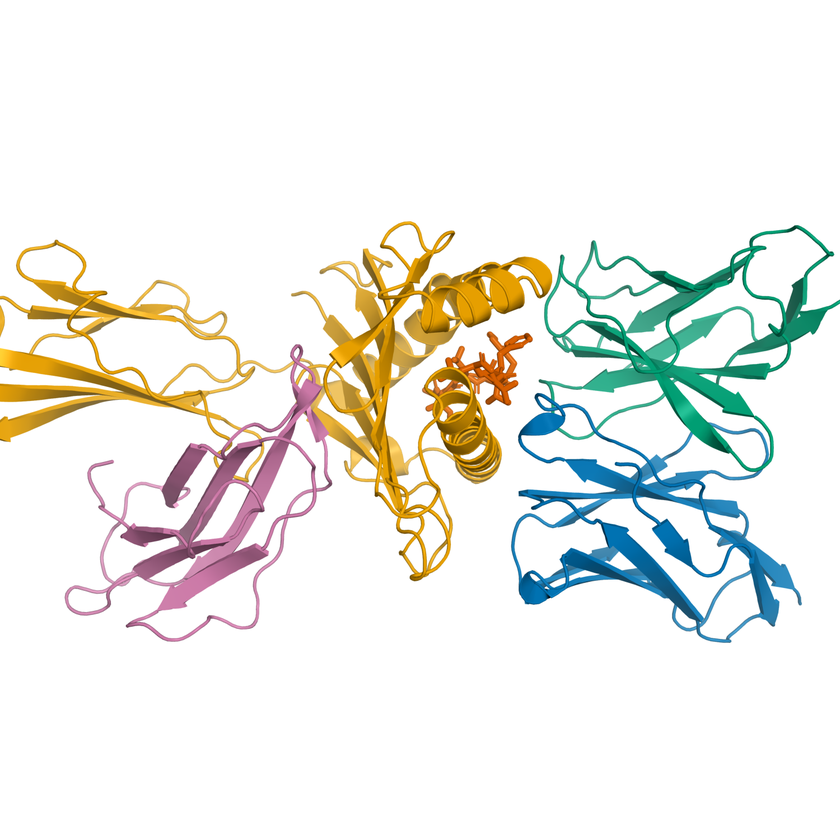
#> input picture paper/figures/_struct_view1.png, 840 x 840 px, shrunk from 1500 x 1500 before the run, found by its file name
$ python plot_structure_3d.py
#> lines starting #> are read from the running program, lines starting #| are printed output that depends on the picture; after the words box and inside, x2 and y2 are one past the last pixel; in counts of white or black regions, pixels touching at a corner belong together
### science/scripts/figstyle.py
"""Shared figure style for the paper. One source of truth for palette, type, and
output, so every panel is visually uniform.

Conventions enforced here (they answer the review requirements directly):
  * no figure titles: panels carry a bold "(a)" tag only, never a claim;
  * no result text baked into a figure: interpretation lives in the caption;
  * one Okabe-Ito colorblind-safe palette, assigned by role, never cycled;
  * vector output: every figure is written as PDF (for the manuscript) and PNG
    (for quick view), from the committed CSVs, no GPU.

Import and use:
    from figstyle import PALETTE, SURFACE, panel_label, save, apply
    apply()
    ...
    save(fig, "fig3_retrieval")
"""
from __future__ import annotations
from pathlib import Path

import matplotlib

matplotlib.use("Agg")
import matplotlib.pyplot as plt

ROOT = Path(__file__).resolve().parent.parent
DATA = ROOT / "paper/data"
FIGS = ROOT / "paper/figures"

# Okabe-Ito, validated CVD-safe (scripts checked with the dataviz palette checker).
PALETTE = {
    "blue": "#0072B2",     # TCR alpha / raw / primary series
    "green": "#009E73",    # TCR beta / peptide-identity / "yes" axis
    "orange": "#D55E00",   # de-leaked / cognate / held-out / "the finding"
    "amber": "#E69F00",    # MHC heavy chain
    "pink": "#CC79A7",     # beta-2 microglobulin
    "grey": "#9A9A9A",     # residual / control / sequence baseline
    "gridline": "#DDDDDD",
    "ink": "#333333",
    "mute": "#777777",
}
SURFACE = "#FCFCFB"

# Structure chain colors (match the PyMOL renders and the Fig 1 legend).
CHAIN = {"A": "#0072B2", "B": "#009E73", "C": "#E69F00", "D": "#CC79A7", "E": "#D55E00"}


def apply() -> None:
    """Global rcParams so type and lines are identical across figures."""
    plt.rcParams.update({
        "figure.facecolor": SURFACE,
        "axes.facecolor": SURFACE,
        "savefig.facecolor": SURFACE,
        "font.family": "DejaVu Sans",
        "font.size": 9.5,
        "axes.titlesize": 10.5,
        "axes.labelsize": 10,
        "xtick.labelsize": 9,
        "ytick.labelsize": 9,
        "legend.fontsize": 9,
        "axes.linewidth": 0.9,
        "axes.edgecolor": PALETTE["ink"],
        "xtick.color": PALETTE["ink"],
        "ytick.color": PALETTE["ink"],
        "axes.labelcolor": PALETTE["ink"],
        "text.color": PALETTE["ink"],
        "pdf.fonttype": 42,   # embed real TrueType glyphs, not Type-3 outlines
        "ps.fonttype": 42,
    })


def despine(ax) -> None:
    for s in ("top", "right"):
        ax.spines[s].set_visible(False)


# [4 lines left out: function panel_label, not called in this run]


def save(fig, stem: str) -> None:
    """Write both PDF (manuscript, vector) and PNG (quick view) into paper/figures."""
    FIGS.mkdir(parents=True, exist_ok=True)
    for ext, dpi in ((".pdf", None), (".png", 200)):
        fig.savefig(FIGS / f"{stem}{ext}", dpi=dpi, facecolor=SURFACE, bbox_inches="tight")
    print(f"wrote {FIGS / stem}.pdf + .png")

### scripts/plot_structure_3d.py
"""Fig 1: "the system" - what a TCR-pMHC complex is and how the pipeline builds one.

Five-panel orientation figure. (a) is a matplotlib pipeline schematic (no
rendered structure needed). (b)-(d) embed the PyMOL ray-traced renders from
scripts/render_structure_pymol.py (never re-run PyMOL here), autocropped and
annotated with short text + leader lines pointing at named features. (e) is a
compact schematic of the two specificity axes the rest of the paper measures
(presentation, recognition). No title, no interpretation: the reading lives
in the caption.

Usage: python scripts/plot_structure_3d.py
"""
from __future__ import annotations
import sys
from pathlib import Path

sys.path.insert(0, str(Path(__file__).resolve().parent))
import numpy as np
import matplotlib.pyplot as plt
from matplotlib.patches import FancyArrowPatch, FancyBboxPatch, Ellipse
from figstyle import PALETTE, CHAIN, SURFACE, FIGS, apply, save

V1 = FIGS / "_struct_view1.png"
V2 = FIGS / "_struct_view2.png"
VI = FIGS / "_interface_flu.png"


def _autocrop(img, pad=12):
    rgb = img[..., :3] if img.shape[-1] == 4 else img
    mask = (rgb < 0.97).any(-1)
    if not mask.any():
        return img
    ys, xs = np.where(mask)
    y0, y1 = max(ys.min() - pad, 0), min(ys.max() + pad, img.shape[0])
    x0, x1 = max(xs.min() - pad, 0), min(xs.max() + pad, img.shape[1])
    return img[y0:y1, x0:x1]


def _show_with_margin(ax, path, left=0.06, right=0.06, top=0.06, bottom=0.06):
    """Autocrop, then reserve blank (SURFACE-colored) margin around the image
    on each side so annotation text has somewhere to sit that is not on top
    of ribbon. Returns (w, h) of the cropped image in data/pixel coords, with
    y increasing downward (matplotlib image convention)."""
    img = _autocrop(plt.imread(path))
    h, w = img.shape[0], img.shape[1]
    ax.imshow(img, extent=[0, w, h, 0], zorder=2)
    ax.set_xlim(-left * w, w * (1 + right))
    ax.set_ylim(h * (1 + bottom), -top * h)
    # keep the axes' physical box == the full gridspec cell (so panel labels
    # and neighbouring panels line up), and let the *data limits* absorb the
    # aspect correction instead of shrinking/recentering the box.
    ax.set_aspect("equal", adjustable="datalim")
    ax.set_facecolor(SURFACE)
    ax.axis("off")
    return w, h


def _leader(ax, text, xy, xytext, color=PALETTE["ink"], ha="center", va="center"):
    ax.annotate(
        text, xy=xy, xycoords="data", xytext=xytext, textcoords="data",
        fontsize=7.8, color=color, ha=ha, va=va, zorder=3,
        arrowprops=dict(arrowstyle="-", lw=0.8, color=color, shrinkA=0, shrinkB=3),
    )


# ---------------------------------------------------------------- (a) pipeline
STAGES = [
    "10x TCR\nrepertoire",
    "annotate\n(TCRdist +\nleakage guard)",
    "build\nTCR-pMHC",
    "fold\n(Protenix,\n5 seeds)",
    "QC\n(scramble\nmargin)",
]


def _panel_a(ax):
    n = len(STAGES)
    xs = np.linspace(0.5, n - 0.5, n)
    box_w, box_h = 0.86, 0.82
    y = 0.5
    for x, label in zip(xs, STAGES):
        box = FancyBboxPatch(
            (x - box_w / 2, y - box_h / 2), box_w, box_h,
            boxstyle="round,pad=0.02,rounding_size=0.08",
            linewidth=1.3, edgecolor=PALETTE["blue"], facecolor=SURFACE, zorder=2,
        )
        ax.add_patch(box)
        ax.text(x, y, label, ha="center", va="center", fontsize=8.2,
                 color=PALETTE["ink"], zorder=3)
    for x0, x1 in zip(xs[:-1], xs[1:]):
        arr = FancyArrowPatch(
            (x0 + box_w / 2, y), (x1 - box_w / 2, y),
            arrowstyle="-|>", mutation_scale=11, lw=1.3,
            color=PALETTE["mute"], zorder=1,
        )
        ax.add_patch(arr)
    ax.set_xlim(0, n)
    ax.set_ylim(0, 1)
    ax.axis("off")
    ax.text(-0.012, 1.05, "(a)", transform=ax.transAxes, fontsize=12,
             fontweight="bold", va="bottom", ha="right", color=PALETTE["ink"])


# ------------------------------------------------------------- (b) whole complex
def _panel_b(ax):
    w, h = _show_with_margin(ax, V1, left=0.11, right=0.10, top=0.05, bottom=0.04)
    # feature coordinates read off the cropped image (x right, y down)
    _leader(ax, "TCR Vα", (0.62 * w, 0.22 * h), (-0.09 * w, 0.02 * h), color=CHAIN["A"], ha="right", va="bottom")
    _leader(ax, "TCR Vβ", (0.92 * w, 0.42 * h), (1.08 * w, 0.30 * h), color=CHAIN["B"], ha="left", va="center")
    _leader(ax, "MHC class I", (0.30 * w, 0.68 * h), (-0.09 * w, 0.80 * h), color=CHAIN["C"], ha="right", va="center")
    _leader(ax, "β₂m", (0.24 * w, 0.42 * h), (-0.09 * w, 0.42 * h), color=CHAIN["D"], ha="right", va="center")
    _leader(ax, "peptide", (0.55 * w, 0.55 * h), (0.55 * w, 1.05 * h), color=CHAIN["E"], ha="center", va="top")
    ax.text(-0.012, 1.02, "(b)", transform=ax.transAxes, fontsize=12,
             fontweight="bold", va="bottom", ha="right", color=PALETTE["ink"])


# --------------------------------------------------------- (c) down the groove
def _panel_c(ax):
    w, h = _show_with_margin(ax, V2, left=0.06, right=0.06, top=0.14, bottom=0.14)
    _leader(ax, "α1 helix", (0.30 * w, 0.16 * h), (0.20 * w, -0.10 * h), color=CHAIN["C"], ha="center", va="bottom")
    _leader(ax, "α2 helix", (0.68 * w, 0.86 * h), (0.78 * w, 1.10 * h), color=CHAIN["C"], ha="center", va="top")
    _leader(ax, "β-sheet\nfloor", (0.42 * w, 0.30 * h), (0.06 * w, 0.20 * h), color=PALETTE["ink"], ha="right", va="center")
    _leader(ax, "peptide", (0.55 * w, 0.55 * h), (0.94 * w, 0.55 * h), color=CHAIN["E"], ha="left", va="center")
    ax.text(-0.012, 1.02, "(c)", transform=ax.transAxes, fontsize=12,
             fontweight="bold", va="bottom", ha="right", color=PALETTE["ink"])


# ------------------------------------------------------------ (d) interface
def _panel_d(ax):
    w, h = _show_with_margin(ax, VI, left=0.06, right=0.06, top=0.12, bottom=0.06)
    _leader(ax, "peptide", (0.55 * w, 0.30 * h), (0.55 * w, -0.06 * h), color=CHAIN["E"], ha="center", va="bottom")
    _leader(ax, "CDR loops\n(Vα)", (0.68 * w, 0.75 * h), (0.98 * w, 0.90 * h), color=CHAIN["A"], ha="left", va="center")
    _leader(ax, "CDR loops\n(Vβ)", (0.32 * w, 0.72 * h), (0.02 * w, 0.90 * h), color=CHAIN["B"], ha="right", va="center")
    ax.text(-0.012, 1.02, "(d)", transform=ax.transAxes, fontsize=12,
             fontweight="bold", va="bottom", ha="right", color=PALETTE["ink"])


# ---------------------------------------------------------- (e) two axes
def _axis_row(ax, y, label, left_color, question):
    ax.add_patch(Ellipse((0.20, y), 0.16, 0.16, color=left_color, zorder=2))
    ax.add_patch(Ellipse((0.40, y), 0.10, 0.10, color=PALETTE["orange"], zorder=3))
    ax.annotate("", xy=(0.62, y), xytext=(0.47, y),
                arrowprops=dict(arrowstyle="-|>", lw=1.2, color=PALETTE["mute"]))
    ax.text(0.66, y, "?", fontsize=11, fontweight="bold", ha="left", va="center", color=PALETTE["ink"])
    ax.text(0.02, y + 0.17, label, fontsize=8.4, fontweight="bold", ha="left", va="bottom", color=PALETTE["ink"])
    ax.text(0.02, y - 0.17, question, fontsize=7.6, ha="left", va="top", color=PALETTE["mute"])


def _panel_e(ax):
    ax.set_xlim(0, 1)
    ax.set_ylim(0, 1)
    ax.axis("off")
    _axis_row(ax, 0.74, "presentation", CHAIN["C"], "does the peptide bind HLA?")
    _axis_row(ax, 0.26, "recognition", CHAIN["A"], "does this TCR read the peptide?")
    ax.text(-0.03, 1.05, "(e)", transform=ax.transAxes, fontsize=12,
             fontweight="bold", va="bottom", ha="right", color=PALETTE["ink"])


def main():
    apply()
    fig = plt.figure(figsize=(13, 8), facecolor=SURFACE)
    gs = fig.add_gridspec(2, 4, height_ratios=[0.32, 1.0], hspace=0.22, wspace=0.08,
                           left=0.03, right=0.99, top=0.95, bottom=0.03)

    _panel_a(fig.add_subplot(gs[0, :]))
    _panel_b(fig.add_subplot(gs[1, 0]))
#> in _autocrop, `mask = (rgb < 0.97).any(-1)`:
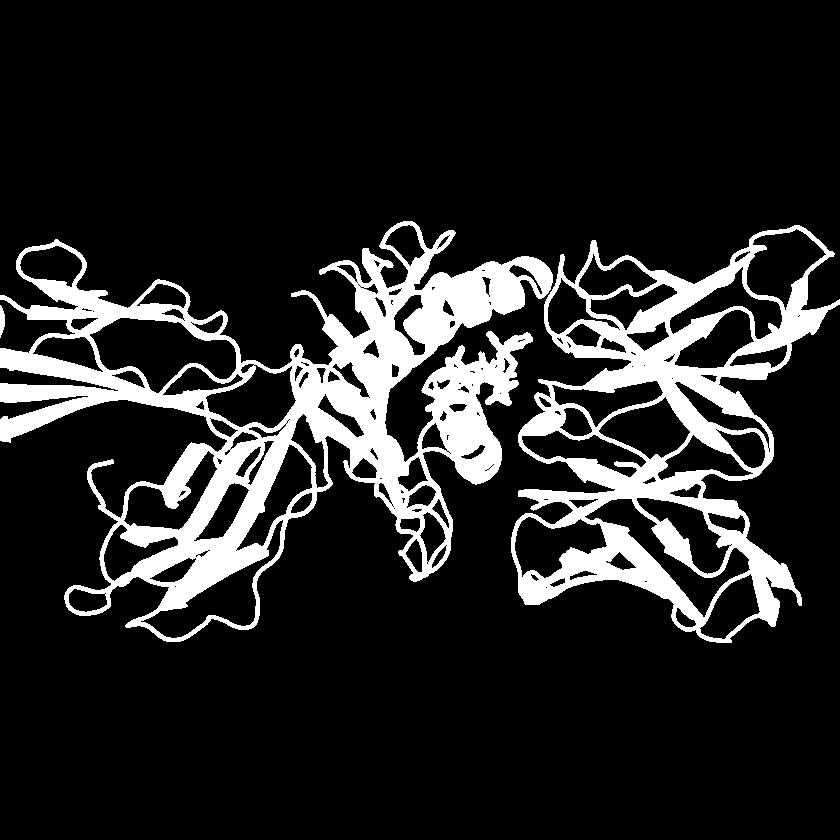
#> mask: shape (840, 840) bool; 14.8% white; 3 white regions, box (x1, y1, x2, y2) and area: (0, 221, 553, 642) 64734, (511, 225, 840, 643) 39313, (0, 305, 5, 338) 119
#> in _autocrop, `y0, y1 = max(ys.min() - pad, 0), min(ys.max() + pad, img.shape[0])`: y0 = 209; y1 = 654
#> in _autocrop, `x0, x1 = max(xs.min() - pad, 0), min(xs.max() + pad, img.shape[1])`: x0 = 0; x1 = 840
    _panel_c(fig.add_subplot(gs[1, 1]))
#> call 2 of _show_with_margin, with left = 0.06, right = 0.06, top = 0.14, bottom = 0.14
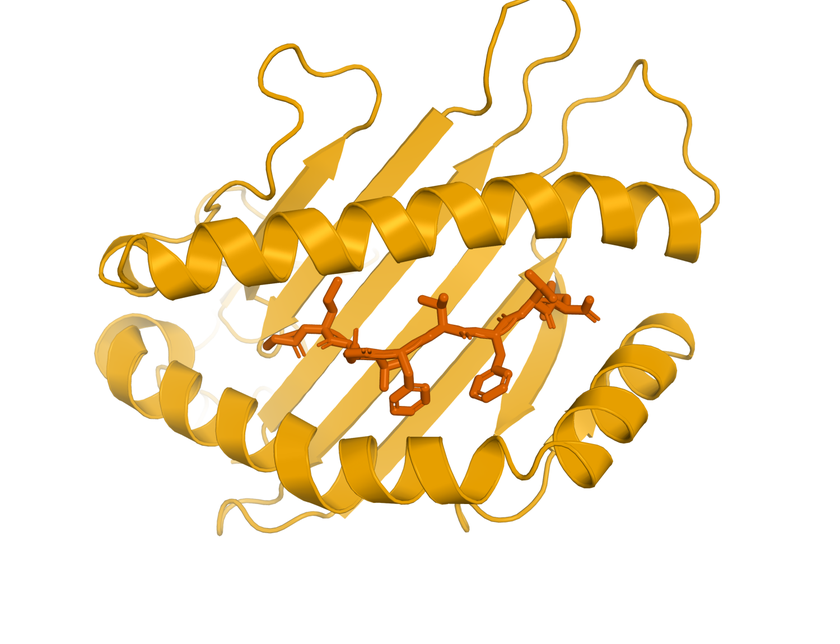
#> input picture paper/figures/_struct_view2.png, 840 x 644 px, shrunk from 1500 x 1150 before the run, found by its file name
#> call 2 of _autocrop, with pad = 12
#> in _autocrop (call 2), `mask = (rgb < 0.97).any(-1)`:
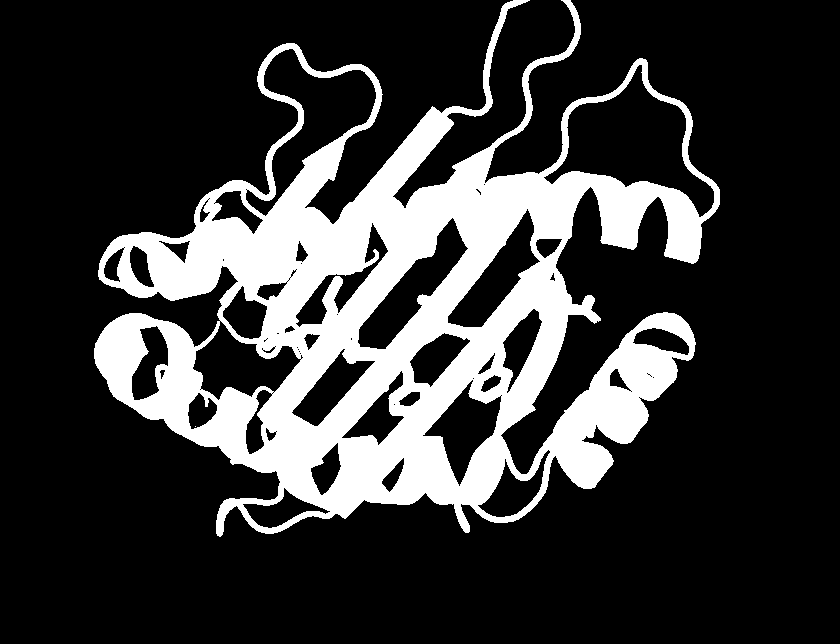
#> mask: shape (644, 840) bool; 21.7% white; 2 white regions (1 under 20 px), largest, box (x1, y1, x2, y2) and area: (94, 0, 720, 537) 117540
#> in _autocrop (call 2), `y0, y1 = max(ys.min() - pad, 0), min(ys.max() + pad, img.shape[0])`: y0 = 0; y1 = 548
#> in _autocrop (call 2), `x0, x1 = max(xs.min() - pad, 0), min(xs.max() + pad, img.shape[1])`: x0 = 82; x1 = 731
#> in _autocrop (call 2), `return img[y0:y1, x0:x1]`:
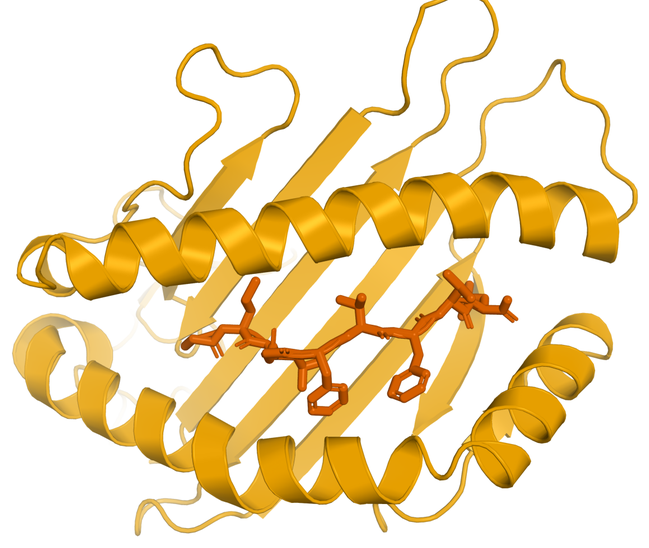
#> returned value: shape (548, 649, 4) float32; mean of channels 0, 1, 2, 3 0.95, 0.878, 0.73, 1; drawn as R, G, B
    _panel_d(fig.add_subplot(gs[1, 2]))
#> call 3 of _show_with_margin, with left = 0.06, right = 0.06, top = 0.12, bottom = 0.06
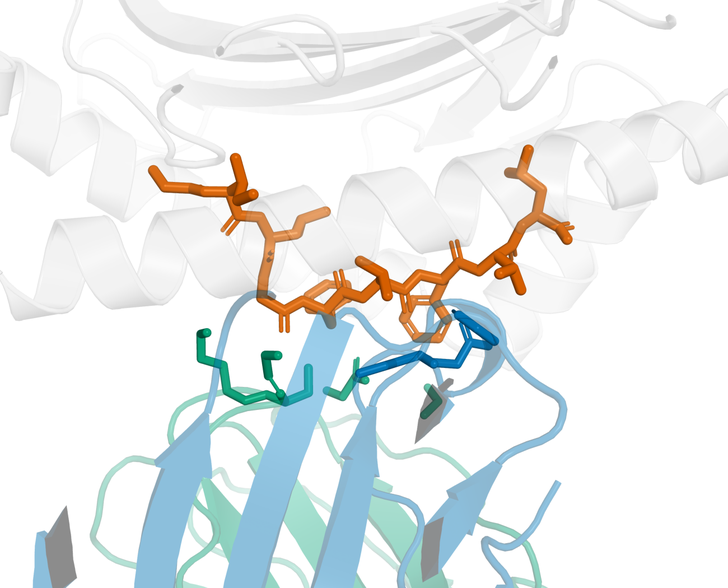
#> input picture paper/figures/_interface_flu.png, 728 x 588 px, shrunk from 1300 x 1050 before the run, found by its file name
#> call 3 of _autocrop, with pad = 12
#> in _autocrop (call 3), `mask = (rgb < 0.97).any(-1)`:
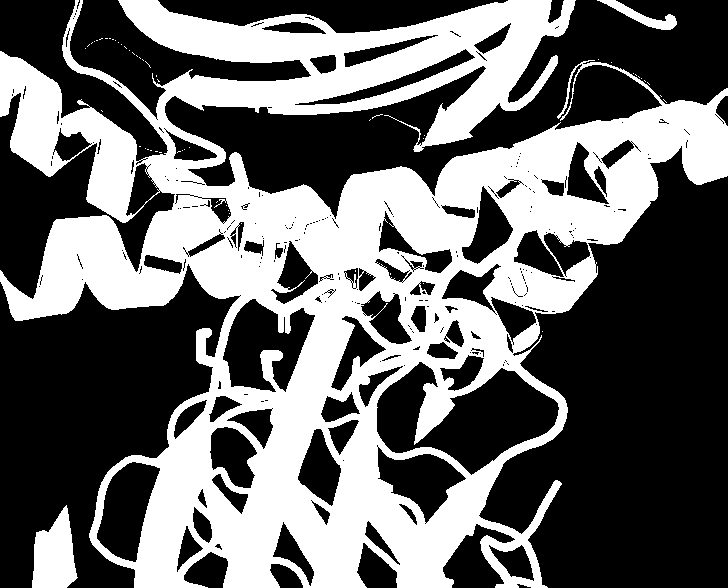
#> mask: shape (588, 728) bool; 41.4% white; 58 white regions (55 under 20 px), largest, box (x1, y1, x2, y2) and area: (0, 0, 728, 588) 173729, (32, 505, 78, 588) 2560, (597, 0, 677, 30) 693
#> in _autocrop (call 3), `y0, y1 = max(ys.min() - pad, 0), min(ys.max() + pad, img.shape[0])`: y1 = 588
#> in _autocrop (call 3), `x0, x1 = max(xs.min() - pad, 0), min(xs.max() + pad, img.shape[1])`: x0 = 0; x1 = 728
#> in _autocrop, returned value is the input picture: shape (588, 728, 4) float32; mean R, G, B, A 0.912, 0.929, 0.929, 1
    _panel_e(fig.add_subplot(gs[1, 3]))

    save(fig, "fig1_structure")
#> the loop in save, `for ext, dpi in ((".pdf", None), (".png", 200)):` made 2 passes
#> pass 1, in save, `fig.savefig(FIGS / f"{stem}{ext}", dpi=dpi, facecolor=SURFACE, bbox_in..`:
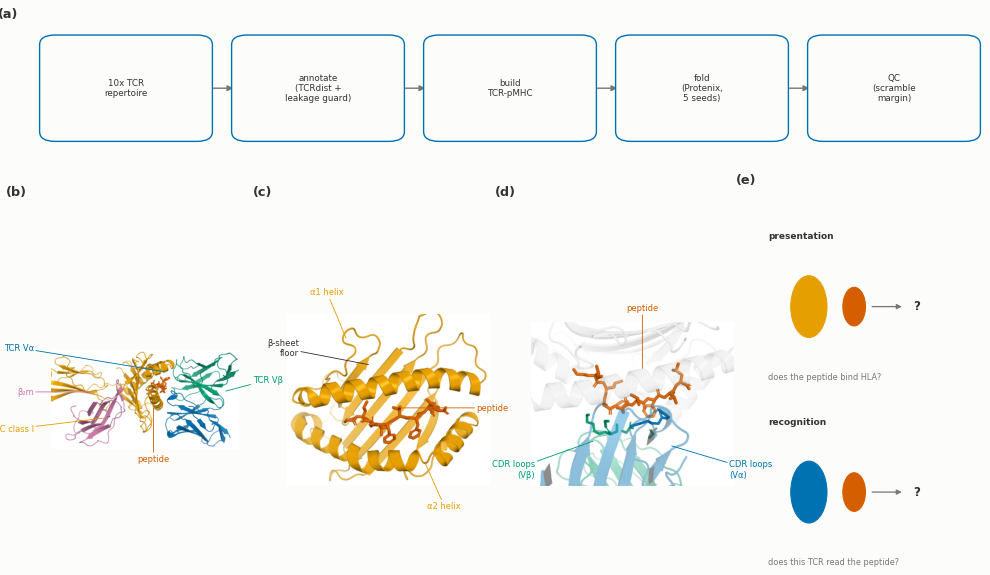
#> figure drawn by matplotlib, 5 panels


if __name__ == "__main__":
    main()
